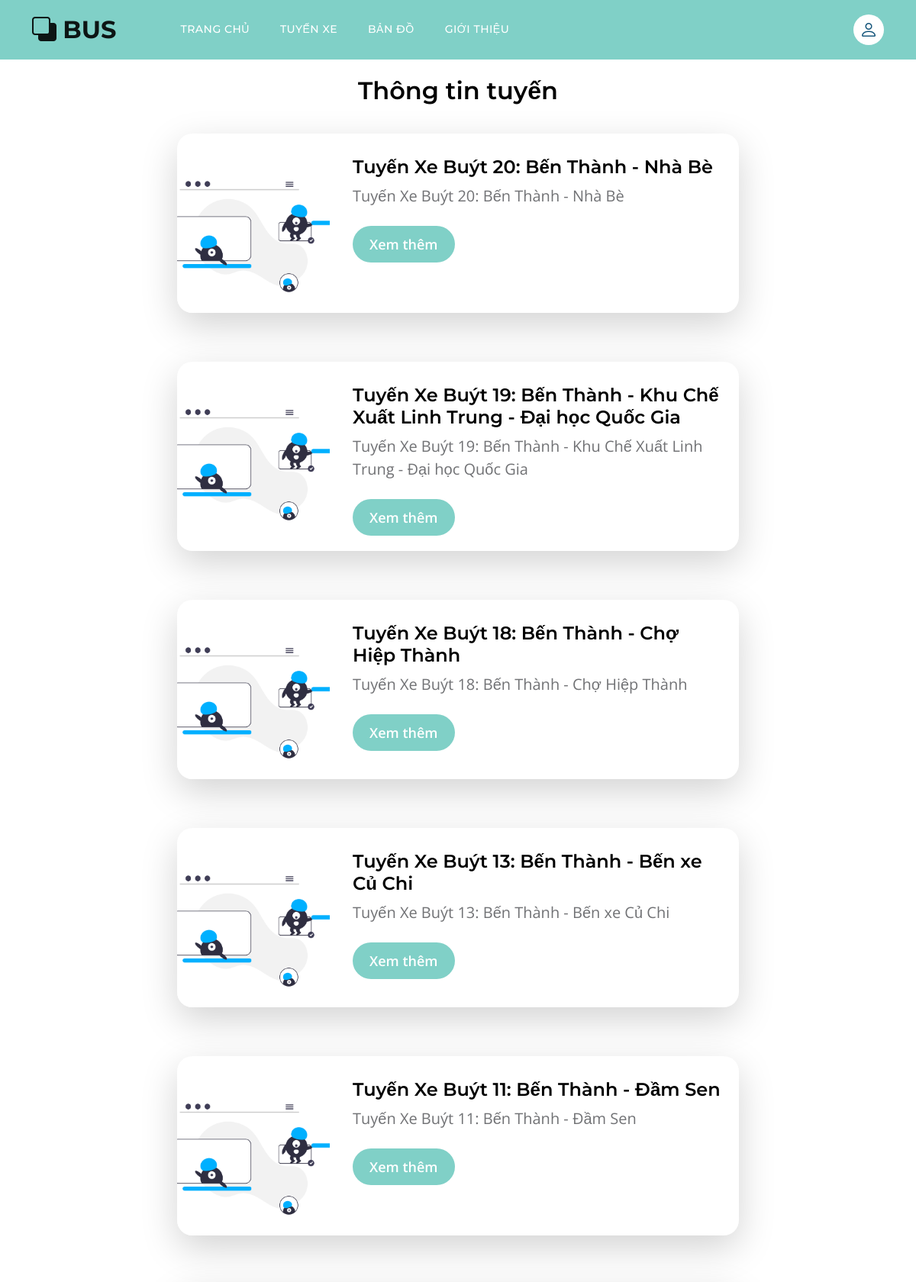
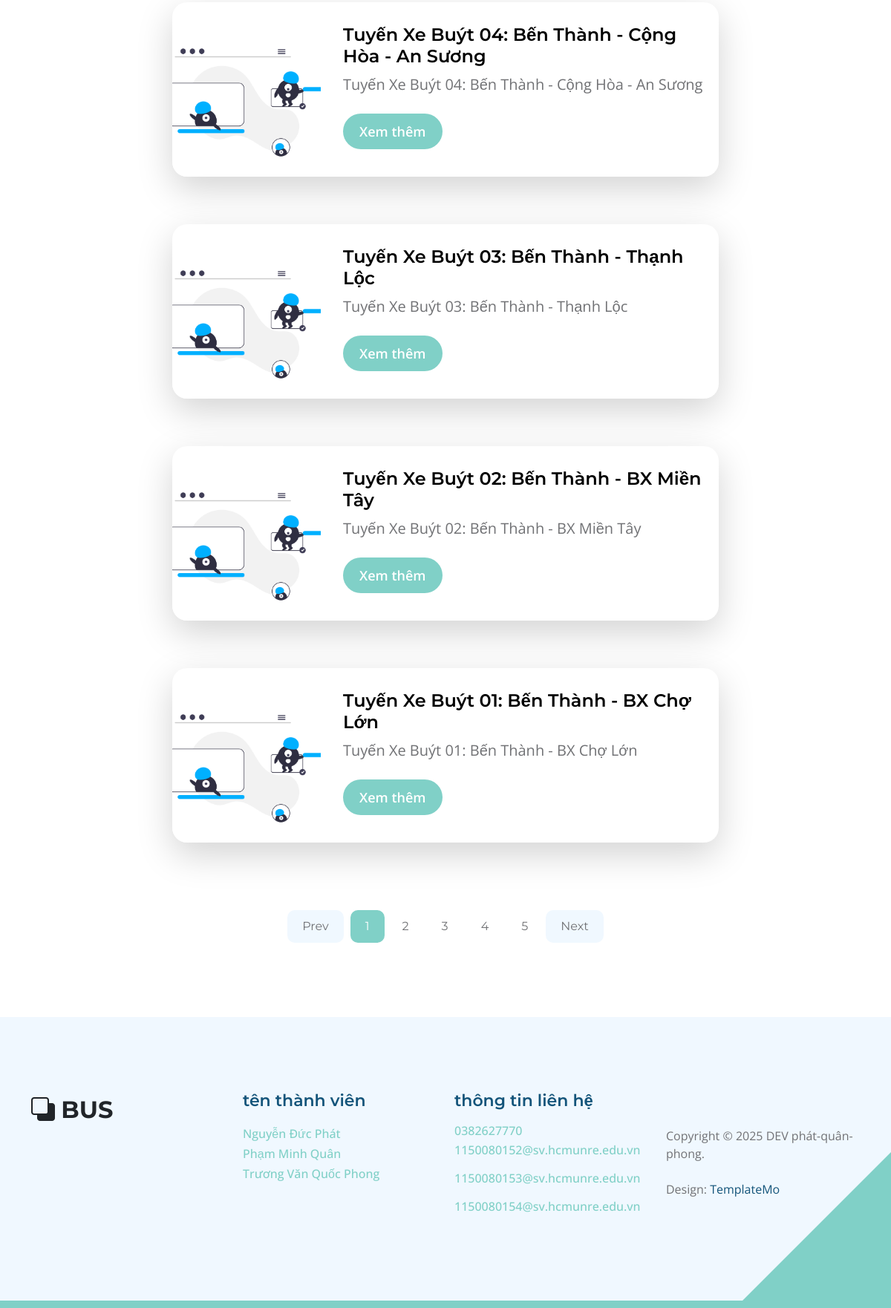
Screenshot of /bai-viet/ with the database file from the repository (2 pictures, top to bottom).
### posts/models.py (models this page shows, shortened)
class Post(models.Model):
    title = models.CharField(max_length=100)
    body = models.TextField()
    slug = models.SlugField(unique=True)
    date = models.DateTimeField(auto_now_add=True)
    points_outbound = models.JSONField(default=list, blank=True)
    points_inbound = models.JSONField(default=list, blank=True)

### posts/views.py (the view)
# urls.py: path("", views.post_list, name="list"),
def post_list(request):
    posts = Post.objects.all().order_by("-date")
    return render(request, "posts/post_list.html", {"posts": posts})

### posts/templates/posts/post_list.html
{% extends "index.html" %}
{% load static %}
{% block content %}
<section class="section-padding">
    <div class="container">
        <div class="row">
            <div class="col-lg-12 col-12 text-center">
                <h3 class="mb-4">Thông tin tuyến</h3>
            </div>
            {% for post in posts %}
            <div class="col-lg-8 col-12 mt-3 mx-auto">
                <div class="custom-block custom-block-topics-listing bg-white shadow-lg mb-5">
                    <div class="d-flex">
                        <img src="{% static "images/topics/undraw_Remote_design_team_re_urdx.png" %}" class="custom-block-image img-fluid" alt="">
                        <div class="custom-block-topics-listing-info d-flex">
                            <div>
                                <h5 class="mb-2">{{ post.title }}</h5>
                                <p class="mb-0">{{ post.title }}</p>
                                <a href="{% url "posts:page" slug=post.slug %}" class="btn custom-btn mt-3 mt-lg-4">Xem thêm</a>
                            </div>
                        </div>
                    </div>
                </div>
            </div>
            {% endfor %}
            <div class="col-lg-12 col-12">
                <nav aria-label="Page navigation example">
                    <ul class="pagination justify-content-center mb-0">
                        <li class="page-item">
                            <a class="page-link" href="#" aria-label="Previous">
                                <span aria-hidden="true">Prev</span>
                            </a>
                        </li>
                        <li class="page-item active" aria-current="page">
                            <a class="page-link" href="#">1</a>
                        </li>
                        <li class="page-item">
                            <a class="page-link" href="#">2</a>
                        </li>
                        <li class="page-item">
                            <a class="page-link" href="#">3</a>
                        </li>
                        <li class="page-item">
                            <a class="page-link" href="#">4</a>
                        </li>
                        <li class="page-item">
                            <a class="page-link" href="#">5</a>
                        </li>
                        <li class="page-item">
                            <a class="page-link" href="#" aria-label="Next">
                                <span aria-hidden="true">Next</span>
                            </a>
                        </li>
                    </ul>
                </nav>
            </div>
        </div>
    </div>
</section>
{% endblock %}

### static/css/templatemo-topic-listing.css (style rules this page uses)
:root { --white-color: #ffffff; --primary-color: #13547a; --secondary-color: #80d0c7; --section-bg-color: #f0f8ff; --custom-btn-bg-color: #80d0c7; --custom-btn-bg-hover-color: #13547a; --dark-color: #000000; --p-color: #717275; --border-color: #7fffd4; --link-hover-color: #13547a; --body-font-family: 'Open Sans', sans-serif; --title-font-family: 'Montserrat', sans-serif; --h1-font-size: 58px; --h2-font-size: 46px; --h3-font-size: 32px; --h4-font-size: 28px; --h5-font-size: 24px; --h6-font-size: 22px; --p-font-size: 20px; --menu-font-size: 14px; --btn-font-size: 18px; --copyright-font-size: 16px; --border-radius-large: 100px; --border-radius-medium: 20px; --border-radius-small: 10px; --font-weight-normal: 400; --font-weight-medium: 500; --font-weight-semibold: 600; --font-weight-bold: 700; }
body { background-color: var(--white-color); font-family: var(--body-font-family); }
h2, h3, h4, h5, h6 { color: var(--dark-color); }
h1, h2, h3, h4, h5, h6 { font-family: var(--title-font-family); font-weight: var(--font-weight-semibold); }
h3 { font-size: var(--h3-font-size); }
h5 { font-size: var(--h5-font-size); }
p { color: var(--p-color); font-size: var(--p-font-size); font-weight: var(--font-weight-normal); }
ul li { color: var(--p-color); font-size: var(--p-font-size); font-weight: var(--font-weight-normal); }
a, button { touch-action: manipulation; transition: all 0.3s; }
a { display: inline-block; color: var(--primary-color); text-decoration: none; }
.section-padding { padding-top: 100px; padding-bottom: 100px; }
.custom-btn { background: var(--custom-btn-bg-color); border: 2px solid transparent; border-radius: var(--border-radius-large); color: var(--white-color); font-size: var(--btn-font-size); font-weight: var(--font-weight-semibold); line-height: normal; transition: all 0.3s; padding: 10px 20px; }
.custom-block { border-radius: var(--border-radius-medium); position: relative; overflow: hidden; transition: all 0.3s ease; height: 100%; transform: translateY(-3px); }
.custom-block-image { display: block; width: 100%; height: 200px; object-fit: cover; margin-top: 35px; }
.custom-block-topics-listing-info { margin: 30px 20px 20px 30px; }
.custom-block-topics-listing { height: inherit; }
.custom-block-topics-listing .custom-block-image { width: 200px; }
.pagination { margin-top: 40px; }
.page-link { border: 0; border-radius: var(--border-radius-small); color: var(--p-color); font-family: var(--title-font-family); margin: 0 5px; padding: 10px 20px; }
.page-item:first-child .page-link { margin-right: 10px; }
.page-item:first-child .page-link, .page-item:last-child .page-link { background-color: var(--section-bg-color); border-radius: var(--border-radius-small); }
.active>.page-link, .page-link.active { background-color: var(--secondary-color); border-color: var(--secondary-color); }

### rows the page displays
Post: title "Tuyến Xe Buýt 20: Bến Thành - Nhà Bè"
Post: title "Tuyến Xe Buýt 19: Bến Thành - Khu Chế Xuất Linh Trung - Đại học Quốc Gia"
Post: title "Tuyến Xe Buýt 18: Bến Thành - Chợ Hiệp Thành"
Post: title "Tuyến Xe Buýt 13: Bến Thành - Bến xe Củ Chi"
Post: title "Tuyến Xe Buýt 11: Bến Thành - Đầm Sen"
Post: title "Tuyến Xe Buýt 04: Bến Thành - Cộng Hòa - An Sương"
Post: title "Tuyến Xe Buýt 03: Bến Thành - Thạnh Lộc"
Post: title "Tuyến Xe Buýt 02: Bến Thành - BX Miền Tây"
Post: title "Tuyến Xe Buýt 01: Bến Thành - BX Chợ Lớn"
